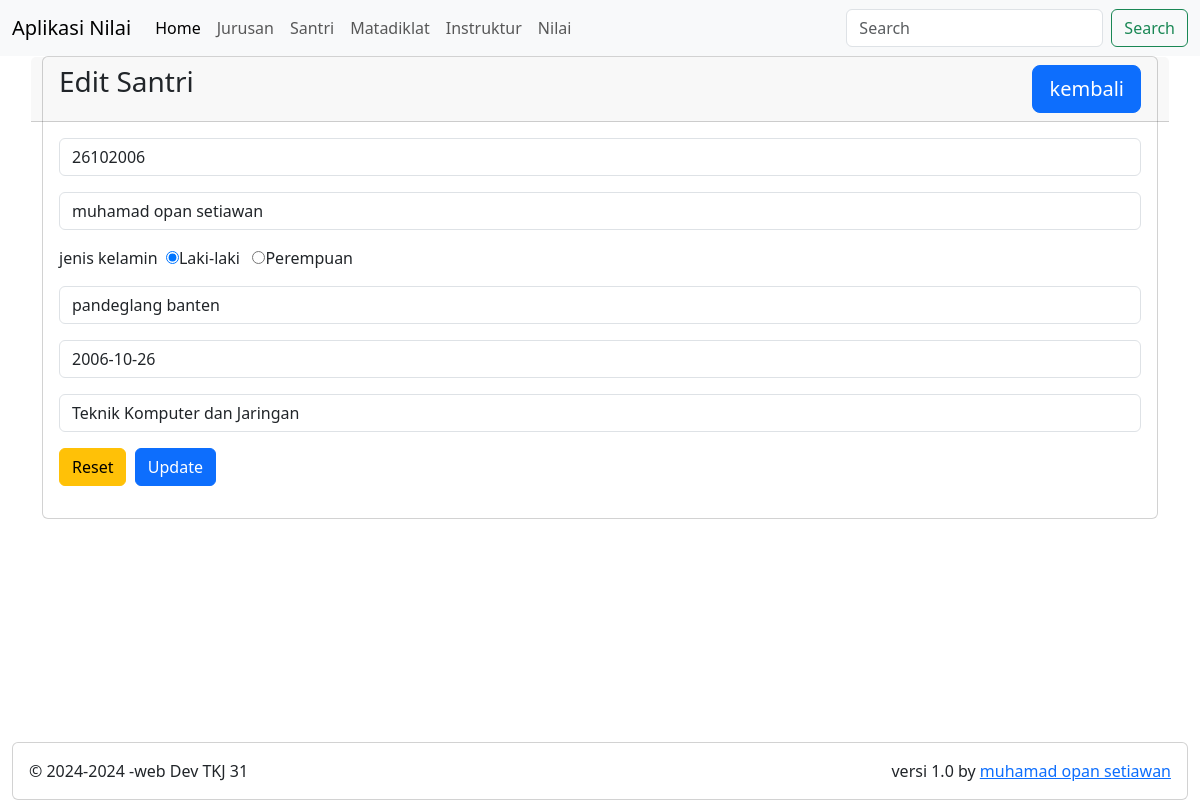
Screenshot of /?m=santri&s=edit&id=15 with the database file from the repository.
### tables this page shows
CREATE TABLE `students` (
  `id` int(11) NOT NULL,
  `nis` varchar(10) NOT NULL,
  `name` varchar(100) DEFAULT NULL,
  `gender` varchar(10) DEFAULT NULL,
  `pob` varchar(75) DEFAULT NULL,
  `dob` date DEFAULT NULL,
  `major_id` int(11) NOT NULL
);

CREATE TABLE `majors` (
  `id` int(11) NOT NULL,
  `name` varchar(75) DEFAULT NULL,
  `capacity` int(11) DEFAULT NULL,
  `fill` int(11) DEFAULT NULL
);

### santri/edit.php (the view, shortened to what this page needs)
<div class="row">
    <div class="col-12">
        <div class="card">
            <div class="card-header row">
                <div class="card-title h3 col-8">Edit Santri</div>
                <div class="col-4">
                    <a href="?m=Santri&s=view" class="btn btn-lg btn-primary float-end">kembali</a>
                </div>
            </div>
            <?php
            include_once('config.php');
            $id = $_GET['id'];
            $sql = "SELECT * FROM students WHERE id='$id'";
            $query = mysqli_query($con, $sql);
            $r = mysqli_fetch_array($query);
            ?>
            <div class="card-body">
                <form action="?m=santri&s=update" method="post">
                    <div class="mb-3">
                        <input type="text" name="nis" value="<?= $r['nis'] ?>" class="form-control"
                            placeholder="Nomor Induk Santri" required autofocus>
                    </div>
                    <div class="mb-3">
                        <input type="text" name="name" value="<?= $r['name'] ?>" class="form-control"
                            placeholder="Nama Santri" required>
                    </div>
                    <div class="mb-3">
                        <label for="">jenis kelamin</label>&nbsp;
                        <input type="radio" name="gender" value="Laki-laki" <?= $r['gender']=='Laki-laki' ? 'checked' : '' ?>>Laki-laki &nbsp;
                        <input type="radio" name="gender" value="Perempuan" <?= $r['gender']=='Perempuan' ? 'checked' : '' ?>>Perempuan
                    </div>
                    <div class="mb-3">
                        <input type="text" name="pob" value="<?= $r['pob'] ?>" class="form-control"
                            placeholder="Tempat Lahir">
                    </div>
                    <div class="mb-3">
                        <input type="text" name="dob" value="<?= $r['dob'] ?>" class="form-control"
                            placeholder="Tanggal Lahir">
                    </div>
                    <div class="mb-3">
                    <select name="major_id" class="form-control" requared>
                            <?php
                                $sql2 = "SELECT id, name FROM majors";
                                $query2 = mysqli_query($con, $sql2);
                                while ($r2 = mysqli_fetch_array($query2)) {
                                 ?>
                                 <option value="<?=$r2['id']?>" <?=$r2['id']==$r['major_id'] ? 'selected' : ''?>><?=$r2['name']?></option>
                                 <?php } ?>
                                </select>
                    </div>
                    <div class="mb-3">
                        <input type="reset" class="btn btn-warning">&nbsp;
                        <input type="submit" name="update" value="Update" class="btn btn-primary">
                    </div>
                </form>
            </div>
        </div>

### rows the page displays
students: nis "26102006", name "muhamad opan setiawan", gender "☑", pob "pandeglang banten", dob "2006-10-26", major_id "Teknik Komputer dan Jaringan"
